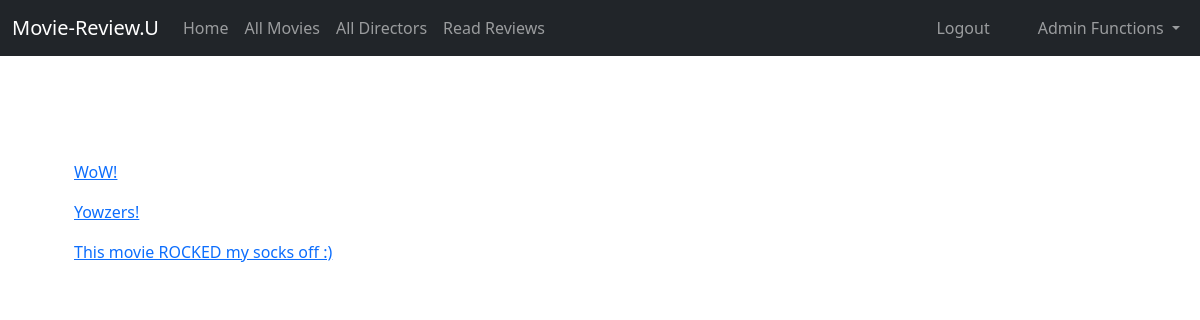
Page /moviereview_list/ (signed in) on the earlier database version.
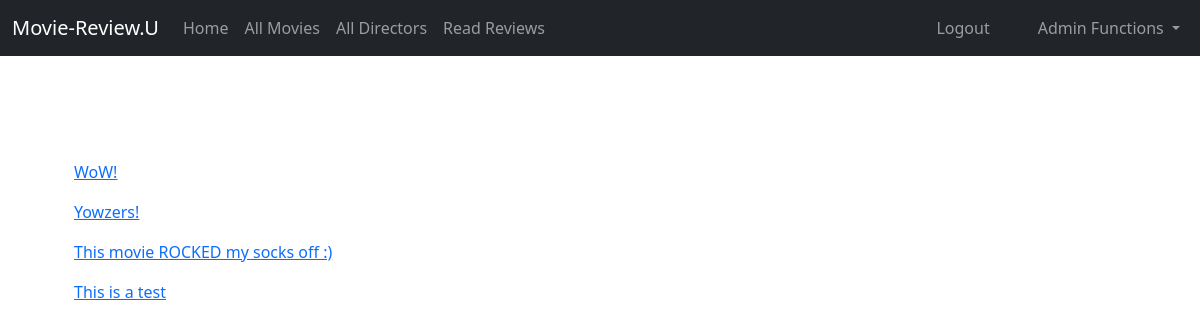
Same page on the later database version.
### catalog/models.py (models this page shows, shortened)
class MovieReview(models.Model):
    caption = models.CharField(max_length=100)
    star_rating = models.IntegerField(default=1, validators=[MaxValueValidator(5), MinValueValidator(1)])  # add star image functionality
    review_text = models.TextField(max_length=300) # Review text
    movie = models.ForeignKey('Movie', on_delete=models.RESTRICT, null=True)
    user = models.ForeignKey(User, on_delete=models.CASCADE, null=True)
    def get_absolute_url(self):
        return reverse('review_detail', args=[str(self.id)])

### catalog/views.py (the view)
# urls.py: path('moviereview_list/', views.MovieReviewListView.as_view(), name='moviereview_list'),
class MovieReviewListView(LoginRequiredMixin, generic.ListView):
    model = MovieReview

### catalog/templates/catalog/moviereview_list.html (shortened to what this page needs)
{% extends "catalog/base.html" %}
{% block content %}
    <h1>All Reviews</h1>
        {% if moviereview_list %}
            <ul>
                {% for movie in moviereview_list %}
                    <li>
                       <a href="{{ movie.get_absolute_url }}"><p>{{ movie.caption }}<p></a>
                    </li>
                {% endfor %}
            </ul>
        {% else %}
            <p>There are no movies reviewed yet.</p>
        {% endif %}
{% endblock %}

Differences in the rows shown:
added MovieReview: caption "This is a test"
